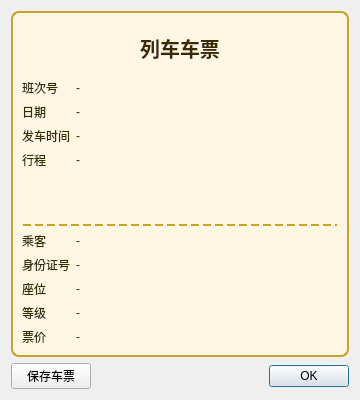
<?xml version="1.0" encoding="UTF-8"?>
<ui version="4.0">
 <class>TicketView</class>
 <widget class="QDialog" name="TicketView">
  <property name="geometry">
   <rect>
    <x>0</x>
    <y>0</y>
    <width>360</width>
    <height>400</height>
   </rect>
  </property>
  <property name="windowTitle">
   <string>车票</string>
  </property>
  <layout class="QVBoxLayout" name="verticalLayout">
   <item>
    <widget class="QFrame" name="cardFrame">
     <property name="minimumSize">
      <size>
       <width>320</width>
       <height>300</height>
      </size>
     </property>
     <property name="styleSheet">
      <string notr="true">#cardFrame { background-color: #fdf6e3; border: 2px solid #c9a227; border-radius: 8px; }
#cardFrame QLabel { color: #3a2a00; background: transparent; }
#titleLabel { font-size: 20px; font-weight: bold; color: #7a1f1f; }
#sepLine { border: none; border-bottom: 2px dashed #c9a227; }
#valueLabel { font-weight: bold; }</string>
     </property>
     <layout class="QVBoxLayout" name="cardLayout">
      <item>
       <widget class="QLabel" name="titleLabel">
        <property name="text">
         <string>列车车票</string>
        </property>
        <property name="alignment">
         <set>Qt::AlignCenter</set>
        </property>
       </widget>
      </item>
      <item>
       <layout class="QFormLayout" name="formTop">
        <item row="0" column="0">
         <widget class="QLabel" name="labelNo">
          <property name="text">
           <string>班次号</string>
          </property>
         </widget>
        </item>
        <item row="0" column="1">
         <widget class="QLabel" name="noLabel">
          <property name="objectName">
          <string>valueLabel</string>
         </property>
          <property name="text">
           <string>-</string>
          </property>
         </widget>
        </item>
        <item row="1" column="0">
         <widget class="QLabel" name="labelDate">
          <property name="text">
           <string>日期</string>
          </property>
         </widget>
        </item>
        <item row="1" column="1">
         <widget class="QLabel" name="dateLabel">
          <property name="objectName">
          <string>valueLabel</string>
         </property>
          <property name="text">
           <string>-</string>
          </property>
         </widget>
        </item>
        <item row="2" column="0">
         <widget class="QLabel" name="labelTime">
          <property name="text">
           <string>发车时间</string>
          </property>
         </widget>
        </item>
        <item row="2" column="1">
         <widget class="QLabel" name="timeLabel">
          <property name="objectName">
          <string>valueLabel</string>
         </property>
          <property name="text">
           <string>-</string>
          </property>
         </widget>
        </item>
        <item row="3" column="0">
         <widget class="QLabel" name="labelRoute">
          <property name="text">
           <string>行程</string>
          </property>
         </widget>
        </item>
        <item row="3" column="1">
         <widget class="QLabel" name="routeLabel">
          <property name="objectName">
          <string>valueLabel</string>
         </property>
          <property name="text">
           <string>-</string>
          </property>
         </widget>
        </item>
       </layout>
      </item>
      <item>
       <widget class="QLabel" name="sepLine">
        <property name="minimumSize">
         <size>
          <width>0</width>
          <height>2</height>
         </size>
        </property>
        <property name="text">
         <string/>
        </property>
       </widget>
      </item>
      <item>
       <layout class="QFormLayout" name="formBottom">
        <item row="0" column="0">
         <widget class="QLabel" name="labelPassenger">
          <property name="text">
           <string>乘客</string>
          </property>
         </widget>
        </item>
        <item row="0" column="1">
         <widget class="QLabel" name="passengerLabel">
          <property name="objectName">
          <string>valueLabel</string>
         </property>
          <property name="text">
           <string>-</string>
          </property>
         </widget>
        </item>
        <item row="1" column="0">
         <widget class="QLabel" name="labelId">
          <property name="text">
           <string>身份证号</string>
          </property>
         </widget>
        </item>
        <item row="1" column="1">
         <widget class="QLabel" name="idLabel">
          <property name="objectName">
          <string>valueLabel</string>
         </property>
          <property name="text">
           <string>-</string>
          </property>
         </widget>
        </item>
        <item row="2" column="0">
         <widget class="QLabel" name="labelSeat">
          <property name="text">
           <string>座位</string>
          </property>
         </widget>
        </item>
        <item row="2" column="1">
         <widget class="QLabel" name="seatLabel">
          <property name="objectName">
          <string>valueLabel</string>
         </property>
          <property name="text">
           <string>-</string>
          </property>
         </widget>
        </item>
        <item row="3" column="0">
         <widget class="QLabel" name="labelClass">
          <property name="text">
           <string>等级</string>
          </property>
         </widget>
        </item>
        <item row="3" column="1">
         <widget class="QLabel" name="classLabel">
          <property name="objectName">
          <string>valueLabel</string>
         </property>
          <property name="text">
           <string>-</string>
          </property>
         </widget>
        </item>
        <item row="4" column="0">
         <widget class="QLabel" name="labelPrice">
          <property name="text">
           <string>票价</string>
          </property>
         </widget>
        </item>
        <item row="4" column="1">
         <widget class="QLabel" name="priceLabel">
          <property name="objectName">
          <string>valueLabel</string>
         </property>
          <property name="text">
           <string>-</string>
          </property>
         </widget>
        </item>
       </layout>
      </item>
     </layout>
    </widget>
   </item>
   <item>
    <layout class="QHBoxLayout" name="bottomLayout">
     <item>
      <widget class="QPushButton" name="saveButton">
       <property name="text">
        <string>保存车票</string>
       </property>
      </widget>
     </item>
     <item>
      <spacer name="horizontalSpacer">
       <property name="orientation">
        <enum>Qt::Horizontal</enum>
       </property>
       <property name="sizeHint" stdset="0">
        <size>
         <width>40</width>
         <height>20</height>
        </size>
       </property>
      </spacer>
     </item>
     <item>
      <widget class="QDialogButtonBox" name="buttonBox">
       <property name="standardButtons">
        <set>QDialogButtonBox::Ok</set>
       </property>
      </widget>
     </item>
    </layout>
   </item>
  </layout>
 </widget>
 <resources/>
 <connections>
  <connection>
   <sender>buttonBox</sender>
   <signal>accepted()</signal>
   <receiver>TicketView</receiver>
   <slot>accept()</slot>
  </connection>
 </connections>
</ui>
